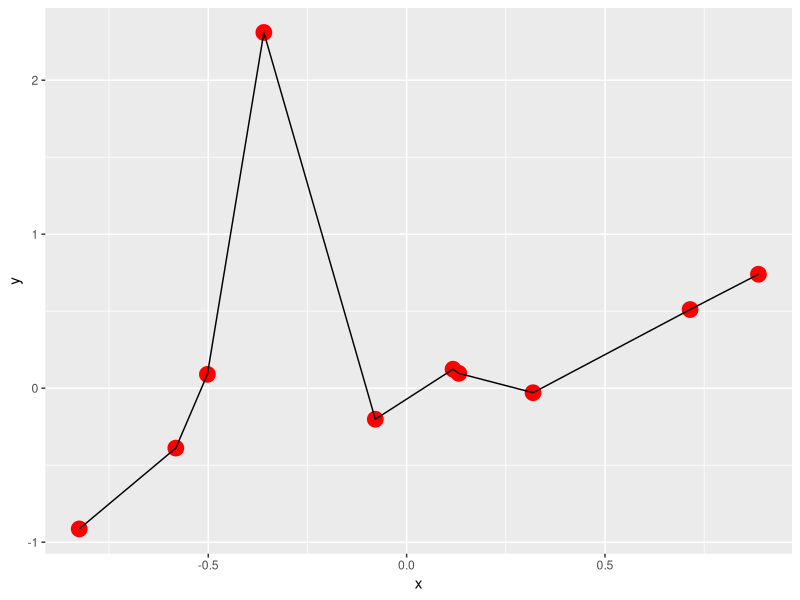

This figure's R source:
set.seed(100)
df1 <- data.frame(x = rnorm(10), 
                  y = rnorm(10))

library(ggplot2)
ggplot(df1, aes(x = x, y = y)) + 
  geom_point(size = 5,colour = "red") +
  geom_line()
  
  
